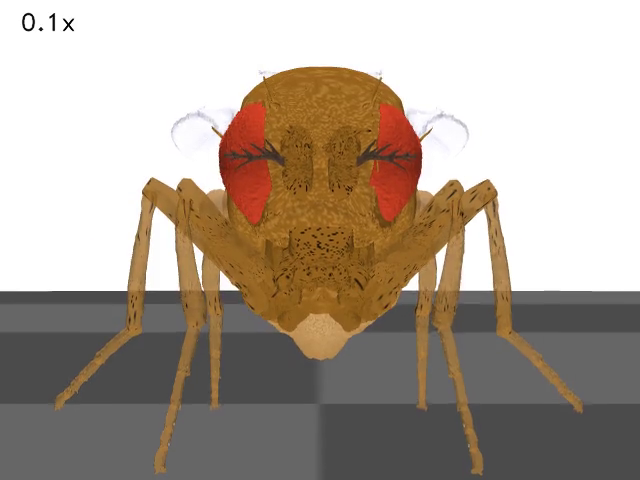
#> input picture frame 15 of arista.mp4, 640 x 480 px
$ jupyter execute --allow-errors test_add_arrow.ipynb
#> lines starting #> are read from the running program, lines starting #| are printed output that depends on the picture; after the words box and inside, x2 and y2 are one past the last pixel; in counts of white or black regions, pixels touching at a corner belong together
[cell 1]
#Librarires and functions
import numpy as np
import matplotlib.pyplot as plt
from tqdm import trange
from IPython.display import Video

from flygym.mujoco import Parameters, NeuroMechFly
from flygym.mujoco.arena import FlatTerrain
from flygym.mujoco.arena.tethered import Tethered
from flygym.mujoco.examples.common import PreprogrammedSteps
from flygym.mujoco.examples.cpg_controller import CPGNetwork

from gymnasium import spaces
from gymnasium.utils.env_checker import check_env
import cv2

[cell 2]
#Implementing a standard tripod gait
_tripod_phase_biases = np.pi * np.array(
    [
        [0, 1, 0, 1, 0, 1],
        [1, 0, 1, 0, 1, 0],
        [0, 1, 0, 1, 0, 1],
        [1, 0, 1, 0, 1, 0],
        [0, 1, 0, 1, 0, 1],
        [1, 0, 1, 0, 1, 0],
    ]
)
_tripod_coupling_weights = (_tripod_phase_biases > 0) * 10

[cell 3]
#Implementing a windy arena with a laminar wind
from dm_control.mjcf.physics import Physics


class WindArena(FlatTerrain):
    def __init__(
        self,
        #Change wind direction here
        wind_vector=[ -1, 3, 0],
        medium_density=0.01,
        medium_viscosity=0.01,
        **kwargs
    ):
        super().__init__(**kwargs)
        self._add_wind(wind_vector, medium_density, medium_viscosity)

    def _add_wind(self, wind_vector, medium_density, medium_viscosity):
        # Here I directly change the fields of the xml option element
        self.root_element.option.__setattr__("density", medium_density)
        self.root_element.option.__setattr__("viscosity", medium_viscosity)
        self.root_element.option.__setattr__("wind", wind_vector)


#> (the rest of this cell did not finish here and is left out)

[cell 4]
from typing import Any, Dict, Tuple

class WindTurningNMF(NeuroMechFly):
    # [167 lines left out: functions __init__, _set_joints_stiffness_and_damping, _add_joint_sensors, get_observation, _define_observation_space, reset and 1 more, not called in this run]

#> (the rest of this cell did not finish here and is left out)

[cell 5]
run_time = 5

contact_sensor_placements = [
    f"{leg}{segment}"
    for leg in ["LF", "LM", "LH", "RF", "RM", "RH"]
    for segment in ["Tibia", "Tarsus1", "Tarsus2", "Tarsus3", "Tarsus4", "Tarsus5"]
]

#> (the rest of this cell did not finish here and is left out)

[cell 6]
obs_list = []
magnitude_hist = []
end_effector_L = []
end_effector_R = []

AverageWindowL = np.array([])
AverageWindowR = np.array([])

#> (the rest of this cell did not finish here and is left out)

[cell 7]
#plot the obs["body_pos"]
body_pos = np.array([obs["body_pos"] for obs in obs_list])
#> (the rest of this cell did not finish here and is left out)

[cell 8]
body_pos = np.array([obs["body_pos"] for obs in obs_list])
#> (the rest of this cell did not finish here and is left out)

[cell 9]
cap = cv2.VideoCapture("arista.mp4")
frame_width = int(cap.get(3))
frame_height = int(cap.get(4))
fps = cap.get(cv2.CAP_PROP_FPS)


size = (frame_width, frame_height)
out = cv2.VideoWriter('arista_wind.avi', cv2.VideoWriter_fourcc(*'MJPG'), fps, size)

[cell 10]
while(True):

    # reading from frame
    ret,frame = cap.read()
#> frame is the input picture: shape (480, 640, 3); mean B, G, R 149.4, 161.9, 174.2
    if ret:

        cv2.arrowedLine(
            frame,
            (int(frame_width/2), int(frame_height/2)),
            # Need to invert sign of y coordinate as the zero is on top
            (int(frame_width/2)-50, int(frame_height/2)-150),
            color=(0, 0, 255),
            thickness=2,
            tipLength=0.1,
        )
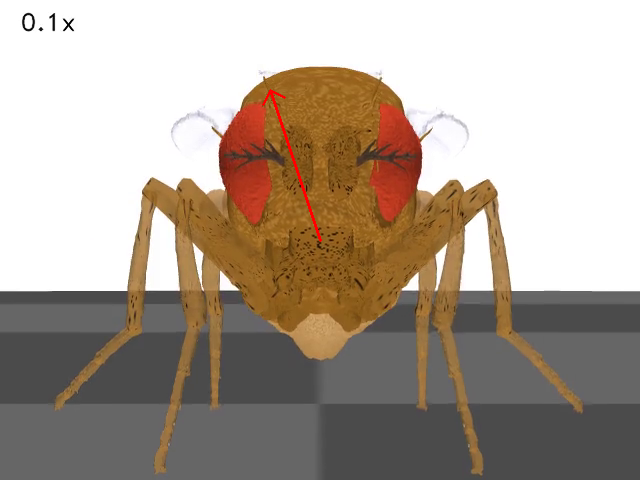
#> frame: shape (480, 640, 3); 0.17% of pixels changed, all inside (x1, y1, x2, y2) = (262, 89, 322, 242)

        # save all frames as a video
        out.write(frame)
    else:
        break

# Release all space and windows once done
cap.release()
out.release()
cv2.destroyAllWindows()


$ run again, starting later in the video
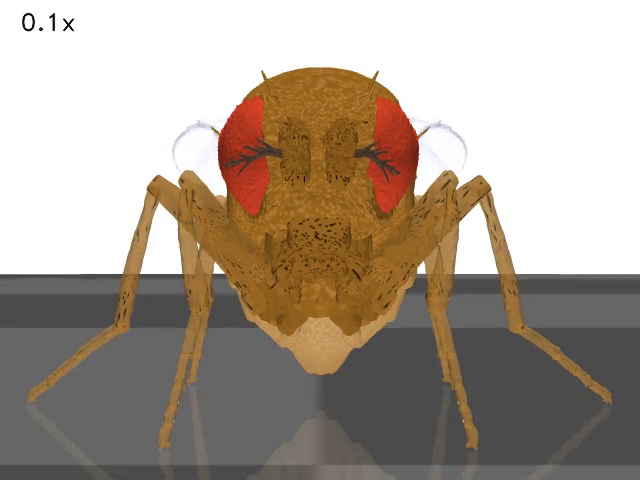
#> input picture frame 67 of arista.mp4, 640 x 480 px
#> frame is the input picture: shape (480, 640, 3); mean B, G, R 146.6, 159.4, 171.7
#> `cv2.arrowedLine( frame, (int(frame_width/2), int(frame_height/2)),`:
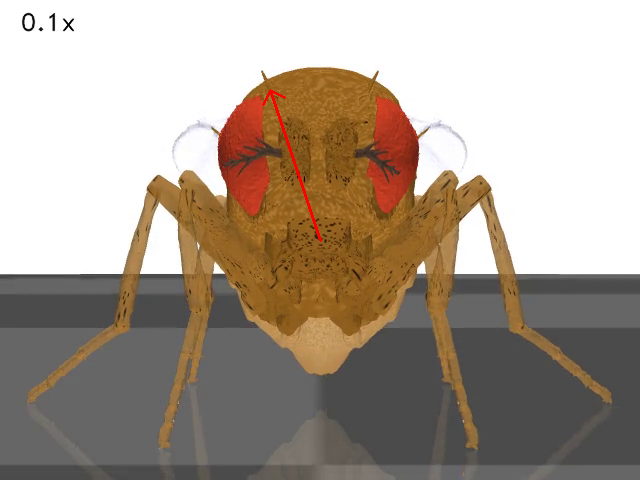
#> frame: shape (480, 640, 3); 0.17% of pixels changed, all inside (x1, y1, x2, y2) = (262, 89, 322, 242)

$ run again, starting later in the video
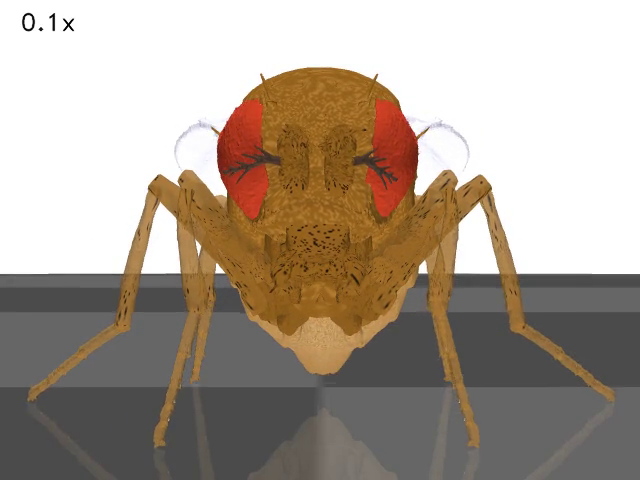
#> input picture frame 120 of arista.mp4, 640 x 480 px
#> frame is the input picture: shape (480, 640, 3); mean B, G, R 146.6, 159.4, 171.8
#> `cv2.arrowedLine( frame, (int(frame_width/2), int(frame_height/2)),`:
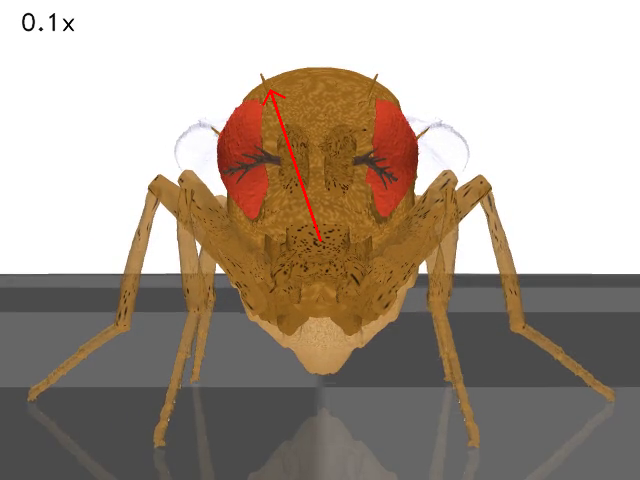
#> frame: shape (480, 640, 3); 0.17% of pixels changed, all inside (x1, y1, x2, y2) = (262, 89, 322, 242)
